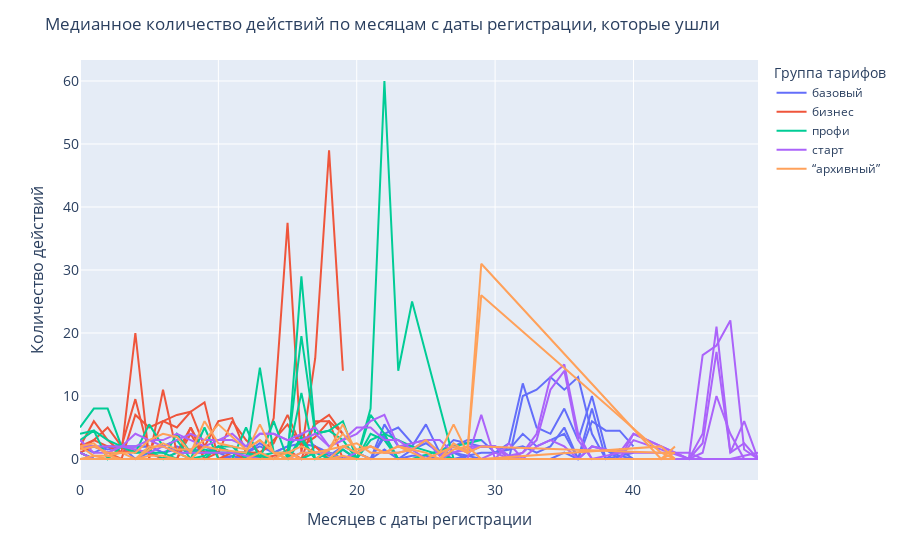
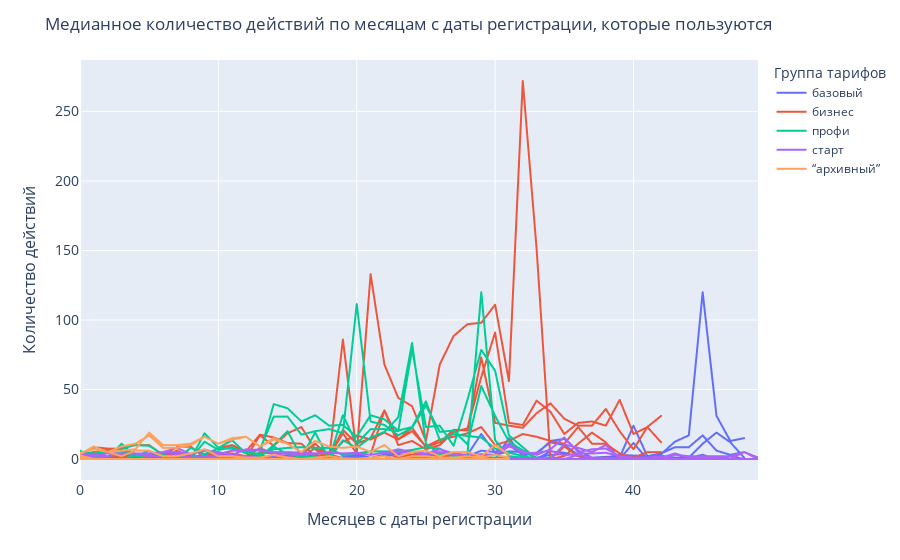

These figures' notebook cell, in order:
### Markdown cell above
Сначала медианные значения.

### Code cell
for i in company_activities.global_status.unique():
    columns = ['company_month_billing',
               'company_month_stocks',
               'company_month_backups',
               'company_month_projects',
               'company_month_contractors',
               'company_month_resource_orders']
    temp = (company_activities
            .query('global_status == @i')
            .groupby(by=['tariff_group', 'months_after_registration'], as_index=False)[columns].median())
    fig = px.line(temp, x='months_after_registration', y=columns, color='tariff_group')
    fig.update_layout(
    title=f'Медианное количество действий по месяцам с даты регистрации, которые {i}',
        xaxis=dict(
                title='Месяцев с даты регистрации',
                titlefont_size=16,
                tickfont_size=14,
        ),
        yaxis=dict(
                title='Количество действий',
                titlefont_size=16,
                tickfont_size=14,
        ),
        legend=dict(
                title='Группа тарифов'))
    fig.show()

### Figure 1 — Plotly figure (JSON) as saved in the notebook; plotly's stock layout.template omitted (floating-point values rounded to 4 significant figures)
{"data": [{"hovertemplate": "tariff_group=базовый<br>variable=company_month_billing<br>months_after_registration=%{x}<br>value=%{y}<extra></extra>", "legendgroup": "базовый", "line": {"color": "#636efa", "dash": "solid"}, "marker": {"symbol": "circle"}, "mode": "lines", "name": "базовый", "orientation": "v", "showlegend": true, "type": "scatter", "x": [0, 1, 2, 3, 4, 5, 6, 7, 8, 9, 10, 11, 12, 13, 14, 15, 16, 17, 18, 19, 20, 21, 22, 23, 24, 25, 26, 27, 28, 29, 30, 31, 32, 33, 34, 35, 36, 37, 38, 39, 40], "xaxis": "x", "y": [1, 0, 0, 0, 0, 0, 0, 0, 0, 0, 0, 0, 0, 0, 0, 0, 0, 0, 0, 0, 0, 0, 0, 0, 0, 0, 1, 1, 0, 0, 0, 0, 0, 0, 0, 0, 0, 0, 0, 0.5, 0], "yaxis": "y"}, {"hovertemplate": "tariff_group=базовый<br>variable=company_month_stocks<br>months_after_registration=%{x}<br>value=%{y}<extra></extra>", "legendgroup": "базовый", "line": {"color": "#636efa", "dash": "solid"}, "marker": {"symbol": "circle"}, "mode": "lines", "name": "базовый", "orientation": "v", "showlegend": false, "type": "scatter", "x": [0, 1, 2, 3, 4, 5, 6, 7, 8, 9, 10, 11, 12, 13, 14, 15, 16, 17, 18, 19, 20, 21, 22, 23, 24, 25, 26, 27, 28, 29, 30, 31, 32, 33, 34, 35, 36, 37, 38, 39, 40], "xaxis": "x", "y": [2, 2, 2, 2, 2, 2, 1, 1.5, 1.5, 1, 2, 1, 1, 2, 1, 2, 2.5, 2, 0.5, 2, 1, 0, 4, 5, 2.5, 3, 1, 3, 2.5, 2, 2, 1.5, 2, 1, 2, 5, 0, 2, 1.5, 0.5, 1], "yaxis": "y"}, {"hovertemplate": "tariff_group=базовый<br>variable=company_month_backups<br>months_after_registration=%{x}<br>value=%{y}<extra></extra>", "legendgroup": "базовый", "line": {"color": "#636efa", "dash": "solid"}, "marker": {"symbol": "circle"}, "mode": "lines", "name": "базовый", "orientation": "v", "showlegend": false, "type": "scatter", "x": [0, 1, 2, 3, 4, 5, 6, 7, 8, 9, 10, 11, 12, 13, 14, 15, 16, 17, 18, 19, 20, 21, 22, 23, 24, 25, 26, 27, 28, 29, 30, 31, 32, 33, 34, 35, 36, 37, 38, 39, 40], "xaxis": "x", "y": [0, 0, 0, 0, 0, 0, 0, 0, 0, 0, 0, 0.5, 0, 0, 0, 0, 0, 0, 0, 0, 0, 0, 0, 0, 1.5, 2.5, 1, 0, 0.5, 0, 0, 0, 10, 11, 13, 11, 13, 4, 0, 0, 0], "yaxis": "y"}, {"hovertemplate": "tariff_group=базовый<br>variable=company_month_projects<br>months_after_registration=%{x}<br>value=%{y}<extra></extra>", "legendgroup": "базовый", "line": {"color": "#636efa", "dash": "solid"}, "marker": {"symbol": "circle"}, "mode": "lines", "name": "базовый", "orientation": "v", "showlegend": false, "type": "scatter", "x": [0, 1, 2, 3, 4, 5, 6, 7, 8, 9, 10, 11, 12, 13, 14, 15, 16, 17, 18, 19, 20, 21, 22, 23, 24, 25, 26, 27, 28, 29, 30, 31, 32, 33, 34, 35, 36, 37, 38, 39, 40], "xaxis": "x", "y": [2, 1, 2, 2, 2, 2, 1, 2, 1, 2, 1, 1, 1, 2.5, 1, 2, 4, 2, 1, 0, 1, 0, 5.5, 2, 2, 5.5, 1, 2, 3, 3, 1, 1.5, 4, 2, 3, 4, 0, 6, 4.5, 4.5, 2], "yaxis": "y"}, {"hovertemplate": "tariff_group=базовый<br>variable=company_month_contractors<br>months_after_registration=%{x}<br>value=%{y}<extra></extra>", "legendgroup": "базовый", "line": {"color": "#636efa", "dash": "solid"}, "marker": {"symbol": "circle"}, "mode": "lines", "name": "базовый", "orientation": "v", "showlegend": false, "type": "scatter", "x": [0, 1, 2, 3, 4, 5, 6, 7, 8, 9, 10, 11, 12, 13, 14, 15, 16, 17, 18, 19, 20, 21, 22, 23, 24, 25, 26, 27, 28, 29, 30, 31, 32, 33, 34, 35, 36, 37, 38, 39, 40], "xaxis": "x", "y": [2, 2, 1.5, 2, 0, 1, 0, 1, 1, 1, 1, 0, 0.5, 0.5, 0, 0, 0, 0, 0, 1.5, 0, 0, 3.5, 0, 0.5, 0.5, 0, 1, 0.5, 1, 1, 2.5, 12, 5, 4, 8, 3, 10, 1.5, 0, 0], "yaxis": "y"}, {"hovertemplate": "tariff_group=базовый<br>variable=company_month_resource_orders<br>months_after_registration=%{x}<br>value=%{y}<extra></extra>", "legendgroup": "базовый", "line": {"color": "#636efa", "dash": "solid"}, "marker": {"symbol": "circle"}, "mode": "lines", "name": "базовый", "orientation": "v", "showlegend": false, "type": "scatter", "x": [0, 1, 2, 3, 4, 5, 6, 7, 8, 9, 10, 11, 12, 13, 14, 15, 16, 17, 18, 19, 20, 21, 22, 23, 24, 25, 26, 27, 28, 29, 30, 31, 32, 33, 34, 35, 36, 37, 38, 39, 40], "xaxis": "x", "y": [0, 0, 0, 0, 0, 0, 0, 0, 0, 0, 0, 0, 0, 0, 0, 0, 0, 0, 0, 0, 0, 0, 1.5, 0, 0, 0, 0, 0, 0, 0, 0, 0, 0, 0, 0, 1, 0, 8, 0, 1.5, 0], "yaxis": "y"}, {"hovertemplate": "tariff_group=бизнес<br>variable=company_month_billing<br>months_after_registration=%{x}<br>value=%{y}<extra></extra>", "legendgroup": "бизнес", "line": {"color": "#EF553B", "dash": "solid"}, "marker": {"symbol": "circle"}, "mode": "lines", "name": "бизнес", "orientation": "v", "showlegend": true, "type": "scatter", "x": [0, 1, 2, 3, 4, 5, 6, 7, 8, 9, 10, 11, 12, 13, 14, 15, 16, 17, 18, 19], "xaxis": "x", "y": [1, 0, 0, 0, 0, 0, 0, 0, 0, 0, 0, 0, 0, 0, 0, 0, 0, 0, 0, 0], "yaxis": "y"}, {"hovertemplate": "tariff_group=бизнес<br>variable=company_month_stocks<br>months_after_registration=%{x}<br>value=%{y}<extra></extra>", "legendgroup": "бизнес", "line": {"color": "#EF553B", "dash": "solid"}, "marker": {"symbol": "circle"}, "mode": "lines", "name": "бизнес", "orientation": "v", "showlegend": false, "type": "scatter", "x": [0, 1, 2, 3, 4, 5, 6, 7, 8, 9, 10, 11, 12, 13, 14, 15, 16, 17, 18, 19], "xaxis": "x", "y": [2, 6, 3, 1, 20, 0, 11, 1, 5, 1, 1, 6, 3, 1, 3, 5.5, 2, 3.5, 6, 4], "yaxis": "y"}, {"hovertemplate": "tariff_group=бизнес<br>variable=company_month_backups<br>months_after_registration=%{x}<br>value=%{y}<extra></extra>", "legendgroup": "бизнес", "line": {"color": "#EF553B", "dash": "solid"}, "marker": {"symbol": "circle"}, "mode": "lines", "name": "бизнес", "orientation": "v", "showlegend": false, "type": "scatter", "x": [0, 1, 2, 3, 4, 5, 6, 7, 8, 9, 10, 11, 12, 13, 14, 15, 16, 17, 18, 19], "xaxis": "x", "y": [0, 0, 0, 0, 7, 5, 6, 5, 7.5, 9, 0, 0, 0, 0, 0.5, 1, 0, 2, 0, 0], "yaxis": "y"}, {"hovertemplate": "tariff_group=бизнес<br>variable=company_month_projects<br>months_after_registration=%{x}<br>value=%{y}<extra></extra>", "legendgroup": "бизнес", "line": {"color": "#EF553B", "dash": "solid"}, "marker": {"symbol": "circle"}, "mode": "lines", "name": "бизнес", "orientation": "v", "showlegend": false, "type": "scatter", "x": [0, 1, 2, 3, 4, 5, 6, 7, 8, 9, 10, 11, 12, 13, 14, 15, 16, 17, 18, 19], "xaxis": "x", "y": [1.5, 3, 5, 2, 9.5, 1, 6, 7, 7.5, 2, 6, 6.5, 1, 1, 2.5, 7, 2, 5.5, 7, 4], "yaxis": "y"}, {"hovertemplate": "tariff_group=бизнес<br>variable=company_month_contractors<br>months_after_registration=%{x}<br>value=%{y}<extra></extra>", "legendgroup": "бизнес", "line": {"color": "#EF553B", "dash": "solid"}, "marker": {"symbol": "circle"}, "mode": "lines", "name": "бизнес", "orientation": "v", "showlegend": false, "type": "scatter", "x": [0, 1, 2, 3, 4, 5, 6, 7, 8, 9, 10, 11, 12, 13, 14, 15, 16, 17, 18, 19], "xaxis": "x", "y": [2, 3, 2, 1, 1.5, 1, 0, 0, 4, 0, 1, 1, 1, 1, 0, 1.5, 0, 6, 6, 0], "yaxis": "y"}, {"hovertemplate": "tariff_group=бизнес<br>variable=company_month_resource_orders<br>months_after_registration=%{x}<br>value=%{y}<extra></extra>", "legendgroup": "бизнес", "line": {"color": "#EF553B", "dash": "solid"}, "marker": {"symbol": "circle"}, "mode": "lines", "name": "бизнес", "orientation": "v", "showlegend": false, "type": "scatter", "x": [0, 1, 2, 3, 4, 5, 6, 7, 8, 9, 10, 11, 12, 13, 14, 15, 16, 17, 18, 19], "xaxis": "x", "y": [1, 2, 1, 0, 0, 0, 0, 0, 5, 0, 0, 1, 0, 0, 6.5, 37.5, 1, 16, 49, 14], "yaxis": "y"}, {"hovertemplate": "tariff_group=профи<br>variable=company_month_billing<br>months_after_registration=%{x}<br>value=%{y}<extra></extra>", "legendgroup": "профи", "line": {"color": "#00cc96", "dash": "solid"}, "marker": {"symbol": "circle"}, "mode": "lines", "name": "профи", "orientation": "v", "showlegend": true, "type": "scatter", "x": [0, 1, 2, 3, 4, 5, 6, 7, 8, 9, 10, 11, 12, 13, 14, 15, 16, 17, 18, 19, 20, 21, 22, 23, 24, 27, 29], "xaxis": "x", "y": [1, 0, 0, 0, 0, 0, 0, 1, 0, 0, 0, 0, 0, 0.5, 0, 0, 0, 1, 0, 0, 0, 0, 0, 0, 0, 2, 3], "yaxis": "y"}, {"hovertemplate": "tariff_group=профи<br>variable=company_month_stocks<br>months_after_registration=%{x}<br>value=%{y}<extra></extra>", "legendgroup": "профи", "line": {"color": "#00cc96", "dash": "solid"}, "marker": {"symbol": "circle"}, "mode": "lines", "name": "профи", "orientation": "v", "showlegend": false, "type": "scatter", "x": [0, 1, 2, 3, 4, 5, 6, 7, 8, 9, 10, 11, 12, 13, 14, 15, 16, 17, 18, 19, 20, 21, 22, 23, 24, 27, 29], "xaxis": "x", "y": [5, 8, 8, 2, 1, 1, 1, 0, 0, 0, 2, 2, 0, 14.5, 1, 1, 19.5, 4, 4.5, 3, 0, 3, 4, 0, 0, 0, 0], "yaxis": "y"}, {"hovertemplate": "tariff_group=профи<br>variable=company_month_backups<br>months_after_registration=%{x}<br>value=%{y}<extra></extra>", "legendgroup": "профи", "line": {"color": "#00cc96", "dash": "solid"}, "marker": {"symbol": "circle"}, "mode": "lines", "name": "профи", "orientation": "v", "showlegend": false, "type": "scatter", "x": [0, 1, 2, 3, 4, 5, 6, 7, 8, 9, 10, 11, 12, 13, 14, 15, 16, 17, 18, 19, 20, 21, 22, 23, 24, 27, 29], "xaxis": "x", "y": [0, 0, 0, 0, 0, 0, 0, 0, 0, 5, 0, 0, 5, 0, 0, 0, 3.5, 0, 0, 1.5, 0, 0, 0, 0, 0, 0, 0], "yaxis": "y"}, {"hovertemplate": "tariff_group=профи<br>variable=company_month_projects<br>months_after_registration=%{x}<br>value=%{y}<extra></extra>", "legendgroup": "профи", "line": {"color": "#00cc96", "dash": "solid"}, "marker": {"symbol": "circle"}, "mode": "lines", "name": "профи", "orientation": "v", "showlegend": false, "type": "scatter", "x": [0, 1, 2, 3, 4, 5, 6, 7, 8, 9, 10, 11, 12, 13, 14, 15, 16, 17, 18, 19, 20, 21, 22, 23, 24, 27, 29], "xaxis": "x", "y": [4, 4.5, 3, 2, 1, 5.5, 2, 3, 0, 0.5, 2, 1, 1, 0.5, 1, 0, 29, 4, 4.5, 6, 0, 4, 3, 0, 0, 0, 0], "yaxis": "y"}, {"hovertemplate": "tariff_group=профи<br>variable=company_month_contractors<br>months_after_registration=%{x}<br>value=%{y}<extra></extra>", "legendgroup": "профи", "line": {"color": "#00cc96", "dash": "solid"}, "marker": {"symbol": "circle"}, "mode": "lines", "name": "профи", "orientation": "v", "showlegend": false, "type": "scatter", "x": [0, 1, 2, 3, 4, 5, 6, 7, 8, 9, 10, 11, 12, 13, 14, 15, 16, 17, 18, 19, 20, 21, 22, 23, 24, 27, 29], "xaxis": "x", "y": [3, 4.5, 0, 2, 1, 1.5, 0, 4, 1, 1.5, 1, 1, 1, 0, 6, 0, 3, 0, 1, 0, 0, 7, 4, 3, 2, 0, 0], "yaxis": "y"}, {"hovertemplate": "tariff_group=профи<br>variable=company_month_resource_orders<br>months_after_registration=%{x}<br>value=%{y}<extra></extra>", "legendgroup": "профи", "line": {"color": "#00cc96", "dash": "solid"}, "marker": {"symbol": "circle"}, "mode": "lines", "name": "профи", "orientation": "v", "showlegend": false, "type": "scatter", "x": [0, 1, 2, 3, 4, 5, 6, 7, 8, 9, 10, 11, 12, 13, 14, 15, 16, 17, 18, 19, 20, 21, 22, 23, 24, 27, 29], "xaxis": "x", "y": [0, 0, 0, 0, 0, 0, 0, 0, 0, 0, 0, 0, 0, 0, 0, 0, 10.5, 0, 1, 0, 0, 8, 60, 14, 25, 0, 0], "yaxis": "y"}, {"hovertemplate": "tariff_group=старт<br>variable=company_month_billing<br>months_after_registration=%{x}<br>value=%{y}<extra></extra>", "legendgroup": "старт", "line": {"color": "#ab63fa", "dash": "solid"}, "marker": {"symbol": "circle"}, "mode": "lines", "name": "старт", "orientation": "v", "showlegend": true, "type": "scatter", "x": [0, 1, 2, 3, 4, 5, 6, 7, 8, 9, 10, 11, 12, 13, 14, 15, 16, 17, 18, 19, 20, 21, 22, 23, 24, 25, 26, 27, 28, 29, 30, 31, 32, 33, 34, 35, 36, 37, 39, 40, 44, 45, 46, 47, 48, 49], "xaxis": "x", "y": [1, 0, 0, 0, 0, 0, 0, 0, 0, 0, 0, 0, 0, 0, 0, 0, 0, 0, 0, 0, 0, 0, 0, 0, 0, 0, 0, 0, 0, 0, 1, 0, 0, 0, 0, 0, 0, 2, 1, 1, 1, 0, 0, 0, 0.5, 1], "yaxis": "y"}, {"hovertemplate": "tariff_group=старт<br>variable=company_month_stocks<br>months_after_registration=%{x}<br>value=%{y}<extra></extra>", "legendgroup": "старт", "line": {"color": "#ab63fa", "dash": "solid"}, "marker": {"symbol": "circle"}, "mode": "lines", "name": "старт", "orientation": "v", "showlegend": false, "type": "scatter", "x": [0, 1, 2, 3, 4, 5, 6, 7, 8, 9, 10, 11, 12, 13, 14, 15, 16, 17, 18, 19, 20, 21, 22, 23, 24, 25, 26, 27, 28, 29, 30, 31, 32, 33, 34, 35, 36, 37, 39, 40, 44, 45, 46, 47, 48, 49], "xaxis": "x", "y": [2, 2, 1, 2, 2, 3, 2, 3, 4, 3, 3, 3, 2, 4, 4, 3, 3, 4, 2, 3, 4, 6, 7, 2, 2.5, 3, 0.5, 2, 1, 2, 2, 0, 1, 3, 11, 14, 3, 0, 0, 4, 0, 4, 21, 1, 2.5, 0], "yaxis": "y"}, {"hovertemplate": "tariff_group=старт<br>variable=company_month_backups<br>months_after_registration=%{x}<br>value=%{y}<extra></extra>", "legendgroup": "старт", "line": {"color": "#ab63fa", "dash": "solid"}, "marker": {"symbol": "circle"}, "mode": "lines", "name": "старт", "orientation": "v", "showlegend": false, "type": "scatter", "x": [0, 1, 2, 3, 4, 5, 6, 7, 8, 9, 10, 11, 12, 13, 14, 15, 16, 17, 18, 19, 20, 21, 22, 23, 24, 25, 26, 27, 28, 29, 30, 31, 32, 33, 34, 35, 36, 37, 39, 40, 44, 45, 46, 47, 48, 49], "xaxis": "x", "y": [0, 0, 0, 0, 0, 0, 0, 0, 0, 0, 0, 0, 0, 0, 0, 0, 0, 0, 0, 0, 0, 0, 0, 0, 0, 0, 0, 0, 0, 0, 0, 0, 0, 0, 0, 0, 0, 0, 0, 0, 0, 0, 0, 0, 0, 0], "yaxis": "y"}, {"hovertemplate": "tariff_group=старт<br>variable=company_month_projects<br>months_after_registration=%{x}<br>value=%{y}<extra></extra>", "legendgroup": "старт", "line": {"color": "#ab63fa", "dash": "solid"}, "marker": {"symbol": "circle"}, "mode": "lines", "name": "старт", "orientation": "v", "showlegend": false, "type": "scatter", "x": [0, 1, 2, 3, 4, 5, 6, 7, 8, 9, 10, 11, 12, 13, 14, 15, 16, 17, 18, 19, 20, 21, 22, 23, 24, 25, 26, 27, 28, 29, 30, 31, 32, 33, 34, 35, 36, 37, 39, 40, 44, 45, 46, 47, 48, 49], "xaxis": "x", "y": [2, 2, 2, 2, 4, 3, 3, 4, 3, 2, 3, 4, 2, 4, 4, 3, 4, 5, 2, 3, 5, 5, 3, 3, 1.5, 3, 3, 1, 1.5, 2, 2, 0.5, 1, 4, 13, 15, 4, 0, 1, 4, 0, 2.5, 17, 1, 6, 0], "yaxis": "y"}, {"hovertemplate": "tariff_group=старт<br>variable=company_month_contractors<br>months_after_registration=%{x}<br>value=%{y}<extra></extra>", "legendgroup": "старт", "line": {"color": "#ab63fa", "dash": "solid"}, "marker": {"symbol": "circle"}, "mode": "lines", "name": "старт", "orientation": "v", "showlegend": false, "type": "scatter", "x": [0, 1, 2, 3, 4, 5, 6, 7, 8, 9, 10, 11, 12, 13, 14, 15, 16, 17, 18, 19, 20, 21, 22, 23, 24, 25, 26, 27, 28, 29, 30, 31, 32, 33, 34, 35, 36, 37, 39, 40, 44, 45, 46, 47, 48, 49], "xaxis": "x", "y": [3, 1, 1, 2, 1.5, 1, 2, 1, 1, 1, 1, 1, 0.5, 0, 0, 0, 1, 1, 1, 0, 1, 2, 1, 1, 1.5, 0, 0, 1, 2, 2, 2, 0.5, 0, 2, 3, 2, 0, 0, 0, 3, 0, 16.5, 18, 22, 1.5, 0], "yaxis": "y"}, {"hovertemplate": "tariff_group=старт<br>variable=company_month_resource_orders<br>months_after_registration=%{x}<br>value=%{y}<extra></extra>", "legendgroup": "старт", "line": {"color": "#ab63fa", "dash": "solid"}, "marker": {"symbol": "circle"}, "mode": "lines", "name": "старт", "orientation": "v", "showlegend": false, "type": "scatter", "x": [0, 1, 2, 3, 4, 5, 6, 7, 8, 9, 10, 11, 12, 13, 14, 15, 16, 17, 18, 19, 20, 21, 22, 23, 24, 25, 26, 27, 28, 29, 30, 31, 32, 33, 34, 35, 36, 37, 39, 40, 44, 45, 46, 47, 48, 49], "xaxis": "x", "y": [0, 0, 0, 0, 0, 0, 0, 0, 0, 0, 0, 0, 0, 0, 0, 0, 0, 0, 0, 0, 0, 0, 0, 0, 0, 0, 0, 0, 0, 7, 0, 2.5, 0, 0, 0, 0, 0, 0, 0, 0, 0, 1, 10, 4, 0, 0], "yaxis": "y"}, {"hovertemplate": "tariff_group=“архивный”<br>variable=company_month_billing<br>months_after_registration=%{x}<br>value=%{y}<extra></extra>", "legendgroup": "“архивный”", "line": {"color": "#FFA15A", "dash": "solid"}, "marker": {"symbol": "circle"}, "mode": "lines", "name": "“архивный”", "orientation": "v", "showlegend": true, "type": "scatter", "x": [0, 1, 2, 3, 4, 5, 6, 7, 8, 9, 10, 12, 13, 14, 15, 16, 17, 18, 19, 20, 21, 22, 23, 24, 25, 26, 27, 28, 29, 42, 43], "xaxis": "x", "y": [0, 0.5, 0, 0, 0, 0.5, 0.5, 0, 0, 0, 0, 0, 1, 0, 1, 0, 0, 0, 0.5, 0, 0, 0, 0, 0, 0, 0, 0, 0, 0, 2, 0], "yaxis": "y"}, {"hovertemplate": "tariff_group=“архивный”<br>variable=company_month_stocks<br>months_after_registration=%{x}<br>value=%{y}<extra></extra>", "legendgroup": "“архивный”", "line": {"color": "#FFA15A", "dash": "solid"}, "marker": {"symbol": "circle"}, "mode": "lines", "name": "“архивный”", "orientation": "v", "showlegend": false, "type": "scatter", "x": [0, 1, 2, 3, 4, 5, 6, 7, 8, 9, 10, 12, 13, 14, 15, 16, 17, 18, 19, 20, 21, 22, 23, 24, 25, 26, 27, 28, 29, 42, 43], "xaxis": "x", "y": [2, 2.5, 0.5, 1, 1, 3, 4, 3.5, 1, 6, 2.5, 1.5, 3, 1, 0, 1, 1, 1.5, 4, 1.5, 2, 1, 2, 1.5, 3, 1, 2, 1, 26, 1, 1], "yaxis": "y"}, {"hovertemplate": "tariff_group=“архивный”<br>variable=company_month_backups<br>months_after_registration=%{x}<br>value=%{y}<extra></extra>", "legendgroup": "“архивный”", "line": {"color": "#FFA15A", "dash": "solid"}, "marker": {"symbol": "circle"}, "mode": "lines", "name": "“архивный”", "orientation": "v", "showlegend": false, "type": "scatter", "x": [0, 1, 2, 3, 4, 5, 6, 7, 8, 9, 10, 12, 13, 14, 15, 16, 17, 18, 19, 20, 21, 22, 23, 24, 25, 26, 27, 28, 29, 42, 43], "xaxis": "x", "y": [0, 0, 0, 0, 0, 0, 0, 0, 0, 0, 0, 0, 0, 0, 0, 0, 0, 0, 0, 0, 0, 0, 0, 0, 0, 0, 0, 0, 0, 0, 1], "yaxis": "y"}, {"hovertemplate": "tariff_group=“архивный”<br>variable=company_month_projects<br>months_after_registration=%{x}<br>value=%{y}<extra></extra>", "legendgroup": "“архивный”", "line": {"color": "#FFA15A", "dash": "solid"}, "marker": {"symbol": "circle"}, "mode": "lines", "name": "“архивный”", "orientation": "v", "showlegend": false, "type": "scatter", "x": [0, 1, 2, 3, 4, 5, 6, 7, 8, 9, 10, 12, 13, 14, 15, 16, 17, 18, 19, 20, 21, 22, 23, 24, 25, 26, 27, 28, 29, 42, 43], "xaxis": "x", "y": [1.5, 2, 1, 1, 0, 1.5, 2.5, 1.5, 1.5, 3, 5.5, 1.5, 3, 1, 1, 2, 1, 1.5, 5.5, 1, 2, 1, 1, 1.5, 1, 0, 2.5, 1, 31, 0, 2], "yaxis": "y"}, {"hovertemplate": "tariff_group=“архивный”<br>variable=company_month_contractors<br>months_after_registration=%{x}<br>value=%{y}<extra></extra>", "legendgroup": "“архивный”", "line": {"color": "#FFA15A", "dash": "solid"}, "marker": {"symbol": "circle"}, "mode": "lines", "name": "“архивный”", "orientation": "v", "showlegend": false, "type": "scatter", "x": [0, 1, 2, 3, 4, 5, 6, 7, 8, 9, 10, 12, 13, 14, 15, 16, 17, 18, 19, 20, 21, 22, 23, 24, 25, 26, 27, 28, 29, 42, 43], "xaxis": "x", "y": [2, 0.5, 0.5, 0, 0, 2, 2, 1, 0, 2, 1.5, 1, 5.5, 1, 0, 0, 0, 1.5, 2, 2.5, 1, 1, 2, 1, 0, 1, 5.5, 1, 2, 1, 0], "yaxis": "y"}, {"hovertemplate": "tariff_group=“архивный”<br>variable=company_month_resource_orders<br>months_after_registration=%{x}<br>value=%{y}<extra></extra>", "legendgroup": "“архивный”", "line": {"color": "#FFA15A", "dash": "solid"}, "marker": {"symbol": "circle"}, "mode": "lines", "name": "“архивный”", "orientation": "v", "showlegend": false, "type": "scatter", "x": [0, 1, 2, 3, 4, 5, 6, 7, 8, 9, 10, 12, 13, 14, 15, 16, 17, 18, 19, 20, 21, 22, 23, 24, 25, 26, 27, 28, 29, 42, 43], "xaxis": "x", "y": [0, 0, 0, 0, 0, 0, 0, 0, 0, 0, 0, 0, 0, 0, 0, 0, 0, 0, 2, 1, 0, 0, 0, 0, 0, 0, 1.5, 2, 0, 0, 0], "yaxis": "y"}], "layout": {"legend": {"title": {"text": "Группа тарифов"}, "tracegroupgap": 0}, "margin": {"t": 60}, "title": {"text": "Медианное количество действий по месяцам с даты регистрации, которые ушли"}, "xaxis": {"anchor": "y", "domain": [0, 1], "tickfont": {"size": 14}, "title": {"font": {"size": 16}, "text": "Месяцев с даты регистрации"}}, "yaxis": {"anchor": "x", "domain": [0, 1], "tickfont": {"size": 14}, "title": {"font": {"size": 16}, "text": "Количество действий"}}}}

### Figure 2 — Plotly figure (JSON) as saved in the notebook; plotly's stock layout.template omitted (floating-point values rounded to 4 significant figures)
{"data": [{"hovertemplate": "tariff_group=базовый<br>variable=company_month_billing<br>months_after_registration=%{x}<br>value=%{y}<extra></extra>", "legendgroup": "базовый", "line": {"color": "#636efa", "dash": "solid"}, "marker": {"symbol": "circle"}, "mode": "lines", "name": "базовый", "showlegend": true, "type": "scattergl", "x": [0, 1, 2, 3, 4, 5, 6, 7, 8, 9, 10, 11, 12, 13, 14, 15, 16, 17, 18, 19, 20, 21, 22, 23, 24, 25, 26, 27, 28, 29, 30, 31, 32, 33, 34, 35, 36, 37, 38, 39, 40, 41, 42, 43, 44, 45, 46, 47, 48], "xaxis": "x", "y": [1, 0, 0, 0, 0, 0, 0, 0, 0, 0, 0, 0, 0, 0, 0, 0, 0, 0, 0, 0, 0, 0, 0, 0, 0, 0, 0, 0, 0, 0, 0, 0, 0, 0, 0, 0, 0, 1, 0.5, 0, 0, 0, 0, 0, 0, 0, 0, 0, 0], "yaxis": "y"}, {"hovertemplate": "tariff_group=базовый<br>variable=company_month_stocks<br>months_after_registration=%{x}<br>value=%{y}<extra></extra>", "legendgroup": "базовый", "line": {"color": "#636efa", "dash": "solid"}, "marker": {"symbol": "circle"}, "mode": "lines", "name": "базовый", "showlegend": false, "type": "scattergl", "x": [0, 1, 2, 3, 4, 5, 6, 7, 8, 9, 10, 11, 12, 13, 14, 15, 16, 17, 18, 19, 20, 21, 22, 23, 24, 25, 26, 27, 28, 29, 30, 31, 32, 33, 34, 35, 36, 37, 38, 39, 40, 41, 42, 43, 44, 45, 46, 47, 48], "xaxis": "x", "y": [3, 3, 2, 1, 1, 2, 2, 2, 1.5, 2, 2, 3, 2, 2, 2, 2.5, 1, 1, 2, 1, 2, 1, 2, 3.5, 2, 3.5, 2, 5, 2, 6, 5, 11, 3, 4.5, 12, 10, 3, 1, 1, 3, 2.5, 1, 2.5, 0.5, 2, 1, 1, 0, 0], "yaxis": "y"}, {"hovertemplate": "tariff_group=базовый<br>variable=company_month_backups<br>months_after_registration=%{x}<br>value=%{y}<extra></extra>", "legendgroup": "базовый", "line": {"color": "#636efa", "dash": "solid"}, "marker": {"symbol": "circle"}, "mode": "lines", "name": "базовый", "showlegend": false, "type": "scattergl", "x": [0, 1, 2, 3, 4, 5, 6, 7, 8, 9, 10, 11, 12, 13, 14, 15, 16, 17, 18, 19, 20, 21, 22, 23, 24, 25, 26, 27, 28, 29, 30, 31, 32, 33, 34, 35, 36, 37, 38, 39, 40, 41, 42, 43, 44, 45, 46, 47, 48], "xaxis": "x", "y": [0, 0, 0, 0, 0, 0, 0, 0, 0, 0, 0, 0, 0, 0, 0, 0, 0, 0, 0, 0, 0, 0, 0, 0, 0, 0, 0, 0, 0, 0, 0.5, 0, 0, 0, 0, 0, 0, 0, 1, 1, 2, 0, 0, 0, 1, 11, 19, 12, 1], "yaxis": "y"}, {"hovertemplate": "tariff_group=базовый<br>variable=company_month_projects<br>months_after_registration=%{x}<br>value=%{y}<extra></extra>", "legendgroup": "базовый", "line": {"color": "#636efa", "dash": "solid"}, "marker": {"symbol": "circle"}, "mode": "lines", "name": "базовый", "showlegend": false, "type": "scattergl", "x": [0, 1, 2, 3, 4, 5, 6, 7, 8, 9, 10, 11, 12, 13, 14, 15, 16, 17, 18, 19, 20, 21, 22, 23, 24, 25, 26, 27, 28, 29, 30, 31, 32, 33, 34, 35, 36, 37, 38, 39, 40, 41, 42, 43, 44, 45, 46, 47, 48], "xaxis": "x", "y": [2, 3, 2, 2, 1, 2, 1, 1, 2, 1, 2.5, 4, 2, 2, 2, 2, 1, 3, 1, 1, 3, 1, 3, 3.5, 3, 4, 4, 3.5, 3, 18, 4.5, 10, 3, 3.5, 13, 14.5, 6, 1, 1.5, 2, 2.5, 2, 2, 1, 1, 3, 0, 2, 0], "yaxis": "y"}, {"hovertemplate": "tariff_group=базовый<br>variable=company_month_contractors<br>months_after_registration=%{x}<br>value=%{y}<extra></extra>", "legendgroup": "базовый", "line": {"color": "#636efa", "dash": "solid"}, "marker": {"symbol": "circle"}, "mode": "lines", "name": "базовый", "showlegend": false, "type": "scattergl", "x": [0, 1, 2, 3, 4, 5, 6, 7, 8, 9, 10, 11, 12, 13, 14, 15, 16, 17, 18, 19, 20, 21, 22, 23, 24, 25, 26, 27, 28, 29, 30, 31, 32, 33, 34, 35, 36, 37, 38, 39, 40, 41, 42, 43, 44, 45, 46, 47, 48], "xaxis": "x", "y": [3, 5, 4, 3, 2, 2, 1, 1.5, 1.5, 3, 3.5, 3, 2, 1, 3, 1, 1, 1, 1, 0, 0, 0, 0, 1, 1.5, 1.5, 0.5, 3.5, 2, 3, 3, 5.5, 5, 1, 3, 3.5, 3, 1, 0.5, 1, 24, 2, 4, 8.5, 8.5, 17, 6, 3, 5], "yaxis": "y"}, {"hovertemplate": "tariff_group=базовый<br>variable=company_month_resource_orders<br>months_after_registration=%{x}<br>value=%{y}<extra></extra>", "legendgroup": "базовый", "line": {"color": "#636efa", "dash": "solid"}, "marker": {"symbol": "circle"}, "mode": "lines", "name": "базовый", "showlegend": false, "type": "scattergl", "x": [0, 1, 2, 3, 4, 5, 6, 7, 8, 9, 10, 11, 12, 13, 14, 15, 16, 17, 18, 19, 20, 21, 22, 23, 24, 25, 26, 27, 28, 29, 30, 31, 32, 33, 34, 35, 36, 37, 38, 39, 40, 41, 42, 43, 44, 45, 46, 47, 48], "xaxis": "x", "y": [5, 2, 2, 1, 1, 1, 0, 0, 0, 0, 0, 0, 0, 0, 0, 0, 0, 0, 0, 0, 0, 0, 0, 0, 0, 0, 0, 0, 0.5, 0, 0, 15, 2, 0, 5.5, 4.5, 2, 0, 0, 0, 11.5, 0, 3.5, 12.5, 17, 120, 31, 13, 15], "yaxis": "y"}, {"hovertemplate": "tariff_group=бизнес<br>variable=company_month_billing<br>months_after_registration=%{x}<br>value=%{y}<extra></extra>", "legendgroup": "бизнес", "line": {"color": "#EF553B", "dash": "solid"}, "marker": {"symbol": "circle"}, "mode": "lines", "name": "бизнес", "showlegend": true, "type": "scattergl", "x": [0, 1, 2, 3, 4, 5, 6, 7, 8, 9, 10, 11, 12, 13, 14, 15, 16, 17, 18, 19, 20, 21, 22, 23, 24, 25, 26, 27, 28, 29, 30, 31, 32, 33, 34, 35, 36, 37, 38, 39, 40, 41, 42], "xaxis": "x", "y": [1, 0, 0, 0, 0, 0, 0, 0, 0, 0, 0, 0, 0, 0, 0, 0, 0, 0, 0, 0, 0, 0, 0, 0, 0, 0, 0, 0, 1, 0, 0, 0, 0, 0, 0, 0, 0, 0, 0, 1, 0, 0, 2], "yaxis": "y"}, {"hovertemplate": "tariff_group=бизнес<br>variable=company_month_stocks<br>months_after_registration=%{x}<br>value=%{y}<extra></extra>", "legendgroup": "бизнес", "line": {"color": "#EF553B", "dash": "solid"}, "marker": {"symbol": "circle"}, "mode": "lines", "name": "бизнес", "showlegend": false, "type": "scattergl", "x": [0, 1, 2, 3, 4, 5, 6, 7, 8, 9, 10, 11, 12, 13, 14, 15, 16, 17, 18, 19, 20, 21, 22, 23, 24, 25, 26, 27, 28, 29, 30, 31, 32, 33, 34, 35, 36, 37, 38, 39, 40, 41, 42], "xaxis": "x", "y": [2, 4.5, 6.5, 6.5, 3, 1, 2, 6, 2, 1, 4, 4, 2, 4.5, 4, 0, 1, 8, 2, 21, 11, 15, 35, 14, 22.5, 8.5, 12, 21, 20.5, 73, 26, 24, 22.5, 33, 40, 29, 24, 24, 36, 20, 7, 23, 12], "yaxis": "y"}, {"hovertemplate": "tariff_group=бизнес<br>variable=company_month_backups<br>months_after_registration=%{x}<br>value=%{y}<extra></extra>", "legendgroup": "бизнес", "line": {"color": "#EF553B", "dash": "solid"}, "marker": {"symbol": "circle"}, "mode": "lines", "name": "бизнес", "showlegend": false, "type": "scattergl", "x": [0, 1, 2, 3, 4, 5, 6, 7, 8, 9, 10, 11, 12, 13, 14, 15, 16, 17, 18, 19, 20, 21, 22, 23, 24, 25, 26, 27, 28, 29, 30, 31, 32, 33, 34, 35, 36, 37, 38, 39, 40, 41, 42], "xaxis": "x", "y": [0, 0, 0, 0, 0, 1, 4, 4, 1.5, 2, 1.5, 2, 0, 1, 0, 0, 1, 2, 3.5, 0.5, 0, 0, 0, 2, 3, 2, 2, 1, 0, 0, 0, 0, 0, 0, 0, 2, 11, 19, 12, 0, 0, 0, 0], "yaxis": "y"}, {"hovertemplate": "tariff_group=бизнес<br>variable=company_month_projects<br>months_after_registration=%{x}<br>value=%{y}<extra></extra>", "legendgroup": "бизнес", "line": {"color": "#EF553B", "dash": "solid"}, "marker": {"symbol": "circle"}, "mode": "lines", "name": "бизнес", "showlegend": false, "type": "scattergl", "x": [0, 1, 2, 3, 4, 5, 6, 7, 8, 9, 10, 11, 12, 13, 14, 15, 16, 17, 18, 19, 20, 21, 22, 23, 24, 25, 26, 27, 28, 29, 30, 31, 32, 33, 34, 35, 36, 37, 38, 39, 40, 41, 42], "xaxis": "x", "y": [1, 3, 6, 6, 4, 3.5, 3, 4, 0, 2, 2.5, 1, 1, 8, 3.5, 1.5, 3, 11, 2, 18.5, 4, 3, 35, 10, 13, 7, 10, 19.5, 22, 59, 91, 26, 24.5, 42, 34, 18, 26, 27, 24, 42.5, 18, 23, 31], "yaxis": "y"}, {"hovertemplate": "tariff_group=бизнес<br>variable=company_month_contractors<br>months_after_registration=%{x}<br>value=%{y}<extra></extra>", "legendgroup": "бизнес", "line": {"color": "#EF553B", "dash": "solid"}, "marker": {"symbol": "circle"}, "mode": "lines", "name": "бизнес", "showlegend": false, "type": "scattergl", "x": [0, 1, 2, 3, 4, 5, 6, 7, 8, 9, 10, 11, 12, 13, 14, 15, 16, 17, 18, 19, 20, 21, 22, 23, 24, 25, 26, 27, 28, 29, 30, 31, 32, 33, 34, 35, 36, 37, 38, 39, 40, 41, 42], "xaxis": "x", "y": [2, 8.5, 7.5, 7.5, 10, 10, 3, 8.5, 9, 1, 8, 10, 5.5, 17.5, 15.5, 11.5, 11, 2, 2.5, 12.5, 17, 14, 19, 14, 20, 9, 14, 16, 18.5, 23, 10, 13, 18, 16, 13, 11, 23, 11, 11, 4, 1, 5, 5], "yaxis": "y"}, {"hovertemplate": "tariff_group=бизнес<br>variable=company_month_resource_orders<br>months_after_registration=%{x}<br>value=%{y}<extra></extra>", "legendgroup": "бизнес", "line": {"color": "#EF553B", "dash": "solid"}, "marker": {"symbol": "circle"}, "mode": "lines", "name": "бизнес", "showlegend": false, "type": "scattergl", "x": [0, 1, 2, 3, 4, 5, 6, 7, 8, 9, 10, 11, 12, 13, 14, 15, 16, 17, 18, 19, 20, 21, 22, 23, 24, 25, 26, 27, 28, 29, 30, 31, 32, 33, 34, 35, 36, 37, 38, 39, 40, 41, 42], "xaxis": "x", "y": [3, 4, 1.5, 1, 2, 1.5, 0, 0, 0.5, 1, 0, 2, 1, 17, 9.5, 18.5, 23, 7, 0, 86, 4, 133, 68, 44, 38, 13, 68, 88.5, 97, 98, 111, 56, 272, 151, 0, 9, 2, 0, 1, 0, 0, 0, 0], "yaxis": "y"}, {"hovertemplate": "tariff_group=профи<br>variable=company_month_billing<br>months_after_registration=%{x}<br>value=%{y}<extra></extra>", "legendgroup": "профи", "line": {"color": "#00cc96", "dash": "solid"}, "marker": {"symbol": "circle"}, "mode": "lines", "name": "профи", "showlegend": true, "type": "scattergl", "x": [0, 1, 2, 3, 4, 5, 6, 7, 8, 9, 10, 11, 12, 13, 14, 15, 16, 17, 18, 19, 20, 21, 22, 23, 24, 25, 26, 27, 28, 29, 30, 31, 33, 34], "xaxis": "x", "y": [1, 0, 0, 0, 0, 0, 0, 0, 0, 0, 0.5, 0, 0, 0, 0, 0, 0, 1.5, 0, 0.5, 0, 0, 0, 0, 0, 0, 0, 0, 1.5, 0, 0, 0, 0, 1], "yaxis": "y"}, {"hovertemplate": "tariff_group=профи<br>variable=company_month_stocks<br>months_after_registration=%{x}<br>value=%{y}<extra></extra>", "legendgroup": "профи", "line": {"color": "#00cc96", "dash": "solid"}, "marker": {"symbol": "circle"}, "mode": "lines", "name": "профи", "showlegend": false, "type": "scattergl", "x": [0, 1, 2, 3, 4, 5, 6, 7, 8, 9, 10, 11, 12, 13, 14, 15, 16, 17, 18, 19, 20, 21, 22, 23, 24, 25, 26, 27, 28, 29, 30, 31, 33, 34], "xaxis": "x", "y": [4, 4, 5, 9, 2, 3.5, 0, 0, 0, 18.5, 8, 13.5, 4, 4, 39.5, 36.5, 27, 31.5, 24, 24.5, 16, 31.5, 28.5, 20.5, 23, 41.5, 13.5, 18, 16.5, 15.5, 7.5, 4.5, 0, 0], "yaxis": "y"}, {"hovertemplate": "tariff_group=профи<br>variable=company_month_backups<br>months_after_registration=%{x}<br>value=%{y}<extra></extra>", "legendgroup": "профи", "line": {"color": "#00cc96", "dash": "solid"}, "marker": {"symbol": "circle"}, "mode": "lines", "name": "профи", "showlegend": false, "type": "scattergl", "x": [0, 1, 2, 3, 4, 5, 6, 7, 8, 9, 10, 11, 12, 13, 14, 15, 16, 17, 18, 19, 20, 21, 22, 23, 24, 25, 26, 27, 28, 29, 30, 31, 33, 34], "xaxis": "x", "y": [0, 0, 0, 0, 2.5, 0, 0, 0, 8, 3.5, 7.5, 7.5, 5, 2.5, 7, 8, 8.5, 8, 8, 2.5, 4, 5.5, 5.5, 5.5, 6.5, 8.5, 7.5, 2, 0.5, 0.5, 1, 0.5, 1, 0], "yaxis": "y"}, {"hovertemplate": "tariff_group=профи<br>variable=company_month_projects<br>months_after_registration=%{x}<br>value=%{y}<extra></extra>", "legendgroup": "профи", "line": {"color": "#00cc96", "dash": "solid"}, "marker": {"symbol": "circle"}, "mode": "lines", "name": "профи", "showlegend": false, "type": "scattergl", "x": [0, 1, 2, 3, 4, 5, 6, 7, 8, 9, 10, 11, 12, 13, 14, 15, 16, 17, 18, 19, 20, 21, 22, 23, 24, 25, 26, 27, 28, 29, 30, 31, 33, 34], "xaxis": "x", "y": [2, 1, 5.5, 5.5, 2, 6, 1, 1, 0, 12.5, 6.5, 8.5, 4, 7, 30.5, 30.5, 17.5, 20, 21.5, 18.5, 111.5, 27, 24.5, 17, 22.5, 38.5, 19.5, 20.5, 10.5, 52.5, 31, 12.5, 0, 0], "yaxis": "y"}, {"hovertemplate": "tariff_group=профи<br>variable=company_month_contractors<br>months_after_registration=%{x}<br>value=%{y}<extra></extra>", "legendgroup": "профи", "line": {"color": "#00cc96", "dash": "solid"}, "marker": {"symbol": "circle"}, "mode": "lines", "name": "профи", "showlegend": false, "type": "scattergl", "x": [0, 1, 2, 3, 4, 5, 6, 7, 8, 9, 10, 11, 12, 13, 14, 15, 16, 17, 18, 19, 20, 21, 22, 23, 24, 25, 26, 27, 28, 29, 30, 31, 33, 34], "xaxis": "x", "y": [5, 4, 5, 8.5, 10, 9.5, 3, 1, 1, 3, 0, 1, 0, 1.5, 9, 3.5, 1.5, 1.5, 0, 13.5, 8, 15.5, 19.5, 30, 83.5, 11, 3.5, 3, 3, 120, 13.5, 2, 0, 0], "yaxis": "y"}, {"hovertemplate": "tariff_group=профи<br>variable=company_month_resource_orders<br>months_after_registration=%{x}<br>value=%{y}<extra></extra>", "legendgroup": "профи", "line": {"color": "#00cc96", "dash": "solid"}, "marker": {"symbol": "circle"}, "mode": "lines", "name": "профи", "showlegend": false, "type": "scattergl", "x": [0, 1, 2, 3, 4, 5, 6, 7, 8, 9, 10, 11, 12, 13, 14, 15, 16, 17, 18, 19, 20, 21, 22, 23, 24, 25, 26, 27, 28, 29, 30, 31, 33, 34], "xaxis": "x", "y": [6, 1, 0.5, 11, 2, 3.5, 1, 0, 0, 0, 0.5, 2, 1, 1.5, 10, 20, 1.5, 19, 0, 31.5, 11, 21.5, 21.5, 20, 79, 23, 24, 9.5, 42.5, 78.5, 63.5, 17, 0, 0], "yaxis": "y"}, {"hovertemplate": "tariff_group=старт<br>variable=company_month_billing<br>months_after_registration=%{x}<br>value=%{y}<extra></extra>", "legendgroup": "старт", "line": {"color": "#ab63fa", "dash": "solid"}, "marker": {"symbol": "circle"}, "mode": "lines", "name": "старт", "showlegend": true, "type": "scattergl", "x": [0, 1, 2, 3, 4, 5, 6, 7, 8, 9, 10, 11, 12, 13, 14, 15, 16, 17, 18, 19, 20, 21, 22, 23, 24, 25, 26, 27, 28, 29, 30, 31, 32, 33, 34, 35, 36, 37, 38, 39, 40, 41, 42, 43, 44, 46, 47, 48, 49], "xaxis": "x", "y": [1, 0, 0, 0, 0, 0, 0, 0, 0, 0, 0, 0, 0, 0, 0, 0, 0, 0, 0, 0, 0, 0, 0, 0, 0, 0, 0, 0, 0, 0, 0, 0, 0, 0, 0, 0, 0, 0, 0.5, 0, 0, 0, 0, 0, 0, 0, 0, 0, 0], "yaxis": "y"}, {"hovertemplate": "tariff_group=старт<br>variable=company_month_stocks<br>months_after_registration=%{x}<br>value=%{y}<extra></extra>", "legendgroup": "старт", "line": {"color": "#ab63fa", "dash": "solid"}, "marker": {"symbol": "circle"}, "mode": "lines", "name": "старт", "showlegend": false, "type": "scattergl", "x": [0, 1, 2, 3, 4, 5, 6, 7, 8, 9, 10, 11, 12, 13, 14, 15, 16, 17, 18, 19, 20, 21, 22, 23, 24, 25, 26, 27, 28, 29, 30, 31, 32, 33, 34, 35, 36, 37, 38, 39, 40, 41, 42, 43, 44, 46, 47, 48, 49], "xaxis": "x", "y": [3, 3, 4, 4, 4, 4, 5, 5, 3.5, 7, 3.5, 6, 6, 7, 4, 4, 3, 4, 5, 4, 4.5, 3, 4.5, 5, 5, 3, 5, 3.5, 2, 2.5, 3, 11, 4, 4.5, 6, 2.5, 4, 4, 4.5, 2, 1, 1, 1, 4, 1, 2, 0, 5, 0], "yaxis": "y"}, {"hovertemplate": "tariff_group=старт<br>variable=company_month_backups<br>months_after_registration=%{x}<br>value=%{y}<extra></extra>", "legendgroup": "старт", "line": {"color": "#ab63fa", "dash": "solid"}, "marker": {"symbol": "circle"}, "mode": "lines", "name": "старт", "showlegend": false, "type": "scattergl", "x": [0, 1, 2, 3, 4, 5, 6, 7, 8, 9, 10, 11, 12, 13, 14, 15, 16, 17, 18, 19, 20, 21, 22, 23, 24, 25, 26, 27, 28, 29, 30, 31, 32, 33, 34, 35, 36, 37, 38, 39, 40, 41, 42, 43, 44, 46, 47, 48, 49], "xaxis": "x", "y": [0, 0, 0, 0, 0, 0, 0, 0, 0, 0, 0, 0, 0, 0, 0, 0, 0, 0, 0, 0, 0, 0, 0, 0, 0, 0, 0, 0, 0, 0, 0, 0, 0, 0, 0, 0, 0, 0, 0, 0, 0, 0, 0, 0, 0, 0, 0, 0, 0], "yaxis": "y"}, {"hovertemplate": "tariff_group=старт<br>variable=company_month_projects<br>months_after_registration=%{x}<br>value=%{y}<extra></extra>", "legendgroup": "старт", "line": {"color": "#ab63fa", "dash": "solid"}, "marker": {"symbol": "circle"}, "mode": "lines", "name": "старт", "showlegend": false, "type": "scattergl", "x": [0, 1, 2, 3, 4, 5, 6, 7, 8, 9, 10, 11, 12, 13, 14, 15, 16, 17, 18, 19, 20, 21, 22, 23, 24, 25, 26, 27, 28, 29, 30, 31, 32, 33, 34, 35, 36, 37, 38, 39, 40, 41, 42, 43, 44, 46, 47, 48, 49], "xaxis": "x", "y": [2, 2.5, 2, 4, 4, 3, 5, 8, 3.5, 6, 5, 3, 7, 6, 5, 5, 4.5, 4, 4.5, 4, 4, 3, 4.5, 7, 5, 4, 7, 4, 2.5, 3.5, 3, 9, 5.5, 3, 7, 15.5, 5, 7, 7.5, 2, 0, 0, 1, 3, 2, 2, 2, 5, 1], "yaxis": "y"}, {"hovertemplate": "tariff_group=старт<br>variable=company_month_contractors<br>months_after_registration=%{x}<br>value=%{y}<extra></extra>", "legendgroup": "старт", "line": {"color": "#ab63fa", "dash": "solid"}, "marker": {"symbol": "circle"}, "mode": "lines", "name": "старт", "showlegend": false, "type": "scattergl", "x": [0, 1, 2, 3, 4, 5, 6, 7, 8, 9, 10, 11, 12, 13, 14, 15, 16, 17, 18, 19, 20, 21, 22, 23, 24, 25, 26, 27, 28, 29, 30, 31, 32, 33, 34, 35, 36, 37, 38, 39, 40, 41, 42, 43, 44, 46, 47, 48, 49], "xaxis": "x", "y": [4, 3, 2, 3.5, 4, 2, 2, 3, 1, 1.5, 2, 3, 2, 1, 1, 1.5, 0, 1, 0, 0, 1, 0, 0, 1, 0, 1, 1, 0, 0, 0, 0, 1, 0.5, 0.5, 0, 10.5, 8, 5, 10, 1, 1, 1, 2, 0, 0, 1, 0, 0, 0], "yaxis": "y"}, {"hovertemplate": "tariff_group=старт<br>variable=company_month_resource_orders<br>months_after_registration=%{x}<br>value=%{y}<extra></extra>", "legendgroup": "старт", "line": {"color": "#ab63fa", "dash": "solid"}, "marker": {"symbol": "circle"}, "mode": "lines", "name": "старт", "showlegend": false, "type": "scattergl", "x": [0, 1, 2, 3, 4, 5, 6, 7, 8, 9, 10, 11, 12, 13, 14, 15, 16, 17, 18, 19, 20, 21, 22, 23, 24, 25, 26, 27, 28, 29, 30, 31, 32, 33, 34, 35, 36, 37, 38, 39, 40, 41, 42, 43, 44, 46, 47, 48, 49], "xaxis": "x", "y": [4, 1, 0, 0, 0, 0, 0, 0, 0, 0, 0, 0, 0, 0, 0, 0, 0, 0, 0, 0, 0, 0, 0, 0, 0, 0, 0, 0, 0, 0, 0, 0, 0, 0.5, 0, 0, 3, 1, 0, 0, 0, 0, 0, 0, 0, 0, 0, 0, 0], "yaxis": "y"}, {"hovertemplate": "tariff_group=“архивный”<br>variable=company_month_billing<br>months_after_registration=%{x}<br>value=%{y}<extra></extra>", "legendgroup": "“архивный”", "line": {"color": "#FFA15A", "dash": "solid"}, "marker": {"symbol": "circle"}, "mode": "lines", "name": "“архивный”", "showlegend": true, "type": "scattergl", "x": [0, 1, 2, 3, 4, 5, 6, 7, 8, 9, 10, 11, 12, 13, 14, 15, 16, 17, 18, 19, 20, 21, 22, 23, 24, 25, 26, 27, 28, 29, 30, 31], "xaxis": "x", "y": [1, 0, 0, 0, 0, 0, 0, 0, 0, 0, 0, 0, 1, 0, 0, 0, 0, 0, 0, 0, 0, 0, 0, 0, 0, 0, 0, 0, 0, 0, 0, 0], "yaxis": "y"}, {"hovertemplate": "tariff_group=“архивный”<br>variable=company_month_stocks<br>months_after_registration=%{x}<br>value=%{y}<extra></extra>", "legendgroup": "“архивный”", "line": {"color": "#FFA15A", "dash": "solid"}, "marker": {"symbol": "circle"}, "mode": "lines", "name": "“архивный”", "showlegend": false, "type": "scattergl", "x": [0, 1, 2, 3, 4, 5, 6, 7, 8, 9, 10, 11, 12, 13, 14, 15, 16, 17, 18, 19, 20, 21, 22, 23, 24, 25, 26, 27, 28, 29, 30, 31], "xaxis": "x", "y": [4.5, 7, 5, 9, 11, 17, 8, 8, 10, 16, 11, 15, 16, 9, 14, 11, 5, 13, 9, 8, 9, 5, 10, 2, 5, 6, 2, 5, 5, 2, 10, 3], "yaxis": "y"}, {"hovertemplate": "tariff_group=“архивный”<br>variable=company_month_backups<br>months_after_registration=%{x}<br>value=%{y}<extra></extra>", "legendgroup": "“архивный”", "line": {"color": "#FFA15A", "dash": "solid"}, "marker": {"symbol": "circle"}, "mode": "lines", "name": "“архивный”", "showlegend": false, "type": "scattergl", "x": [0, 1, 2, 3, 4, 5, 6, 7, 8, 9, 10, 11, 12, 13, 14, 15, 16, 17, 18, 19, 20, 21, 22, 23, 24, 25, 26, 27, 28, 29, 30, 31], "xaxis": "x", "y": [0, 0, 0, 0, 0, 0, 0, 0, 0, 0, 0, 0, 0, 0, 0, 0, 0, 0, 0, 0, 0, 0, 0, 0, 0, 0, 0, 0, 0, 0, 0, 0], "yaxis": "y"}, {"hovertemplate": "tariff_group=“архивный”<br>variable=company_month_projects<br>months_after_registration=%{x}<br>value=%{y}<extra></extra>", "legendgroup": "“архивный”", "line": {"color": "#FFA15A", "dash": "solid"}, "marker": {"symbol": "circle"}, "mode": "lines", "name": "“архивный”", "showlegend": false, "type": "scattergl", "x": [0, 1, 2, 3, 4, 5, 6, 7, 8, 9, 10, 11, 12, 13, 14, 15, 16, 17, 18, 19, 20, 21, 22, 23, 24, 25, 26, 27, 28, 29, 30, 31], "xaxis": "x", "y": [3.5, 9, 5, 6, 7, 19, 10, 10, 11, 16, 11, 14, 16, 9, 15, 11, 5, 13, 9, 8, 9, 5, 10, 2, 5, 6, 2, 5, 5, 2, 10, 3], "yaxis": "y"}, {"hovertemplate": "tariff_group=“архивный”<br>variable=company_month_contractors<br>months_after_registration=%{x}<br>value=%{y}<extra></extra>", "legendgroup": "“архивный”", "line": {"color": "#FFA15A", "dash": "solid"}, "marker": {"symbol": "circle"}, "mode": "lines", "name": "“архивный”", "showlegend": false, "type": "scattergl", "x": [0, 1, 2, 3, 4, 5, 6, 7, 8, 9, 10, 11, 12, 13, 14, 15, 16, 17, 18, 19, 20, 21, 22, 23, 24, 25, 26, 27, 28, 29, 30, 31], "xaxis": "x", "y": [4.5, 7, 5, 2, 6, 6, 2, 2, 4, 7, 2, 2, 1, 1, 3, 1, 0, 1, 2, 0.5, 0, 1, 2, 0, 2, 2, 1, 1, 2, 1, 3, 1], "yaxis": "y"}, {"hovertemplate": "tariff_group=“архивный”<br>variable=company_month_resource_orders<br>months_after_registration=%{x}<br>value=%{y}<extra></extra>", "legendgroup": "“архивный”", "line": {"color": "#FFA15A", "dash": "solid"}, "marker": {"symbol": "circle"}, "mode": "lines", "name": "“архивный”", "showlegend": false, "type": "scattergl", "x": [0, 1, 2, 3, 4, 5, 6, 7, 8, 9, 10, 11, 12, 13, 14, 15, 16, 17, 18, 19, 20, 21, 22, 23, 24, 25, 26, 27, 28, 29, 30, 31], "xaxis": "x", "y": [2.5, 0, 0, 0, 0, 0, 0, 0, 0, 0, 0, 0, 0, 0, 0, 0, 0, 0, 0, 0, 0, 0, 0, 0, 0, 0, 0, 0, 0, 0, 0, 0], "yaxis": "y"}], "layout": {"legend": {"title": {"text": "Группа тарифов"}, "tracegroupgap": 0}, "margin": {"t": 60}, "title": {"text": "Медианное количество действий по месяцам с даты регистрации, которые пользуются"}, "xaxis": {"anchor": "y", "domain": [0, 1], "tickfont": {"size": 14}, "title": {"font": {"size": 16}, "text": "Месяцев с даты регистрации"}}, "yaxis": {"anchor": "x", "domain": [0, 1], "tickfont": {"size": 14}, "title": {"font": {"size": 16}, "text": "Количество действий"}}}}
